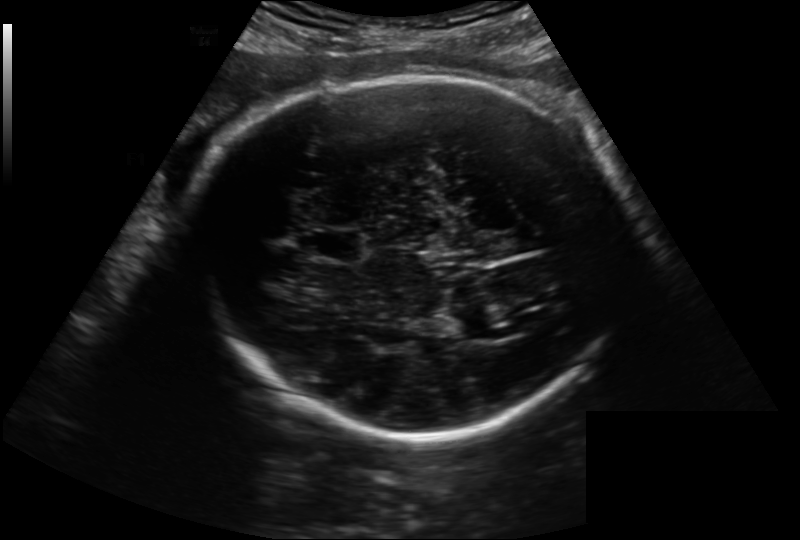
#> input picture Deteksi_Umur_Janin/773_2HC.png, 800 x 540 px
$ jupyter execute Fetal_HC_Hough_Ellipse.ipynb
#> lines starting #> are read from the running program, lines starting #| are printed output that depends on the picture; after the words box and inside, x2 and y2 are one past the last pixel; in counts of white or black regions, pixels touching at a corner belong together; long printed decimals are rounded
# Fetal Head Circumference (HC) and Gestational Age Estimation

Computer Vision only pipeline:

USG Image → Preprocessing → Edge Detection → Ellipse Detection → HC → GA

Tidak menggunakan Machine Learning.

[cell 1]
import cv2
import numpy as np
import matplotlib.pyplot as plt
import math

[cell 2]
# ==============================
# PARAMETER SETTING
# ==============================

IMAGE_PATH = "773_2HC.png"

HC_REF_MM = 292.20

# Kalibrasi (mm / pixel)
PIXEL_SIZE_MM = 0.221600823932

# CLAHE
CLAHE_CLIP = 2.0
CLAHE_GRID = (8, 8)

# Median Filter
MEDIAN_KERNEL = 3

# Canny Edge
CANNY_LOW = 75
CANNY_HIGH = 150

# Hough Circle
HOUGH_DP = 1.2
HOUGH_MIN_DIST = 80
HOUGH_PARAM1 = 100
HOUGH_PARAM2 = 35
MIN_RADIUS = 120
MAX_RADIUS = 280

[cell 3]
img = cv2.imread(IMAGE_PATH)
#> img is the input picture: shape (540, 800, 3); min 0, max 243, mean 19.2

if img is None:
    raise FileNotFoundError("Image tidak ditemukan")

rgb = cv2.cvtColor(img, cv2.COLOR_BGR2RGB)

plt.imshow(rgb)
plt.title("Original USG")
plt.axis("off")
plt.show()

[cell 4]
gray = cv2.cvtColor(img, cv2.COLOR_BGR2GRAY)

clahe = cv2.createCLAHE(
    clipLimit=CLAHE_CLIP,
    tileGridSize=CLAHE_GRID
)

enhanced = clahe.apply(gray)
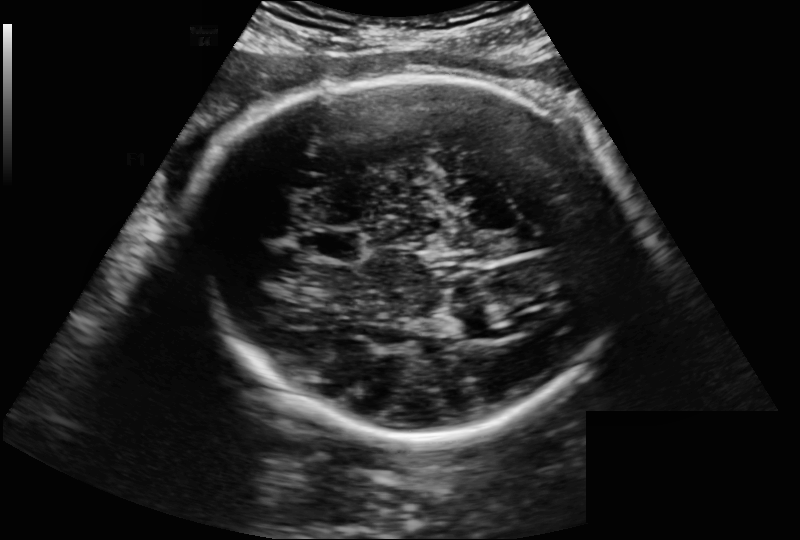
#> enhanced: shape (540, 800); min 2, max 251, mean 34.8

blur = cv2.medianBlur(
    enhanced,
    MEDIAN_KERNEL
)

plt.imshow(blur,cmap="gray")
plt.title("CLAHE + Median Blur")
plt.axis("off")
plt.show()

[cell 5]
edges=cv2.Canny(
    blur,
    CANNY_LOW,
    CANNY_HIGH
)
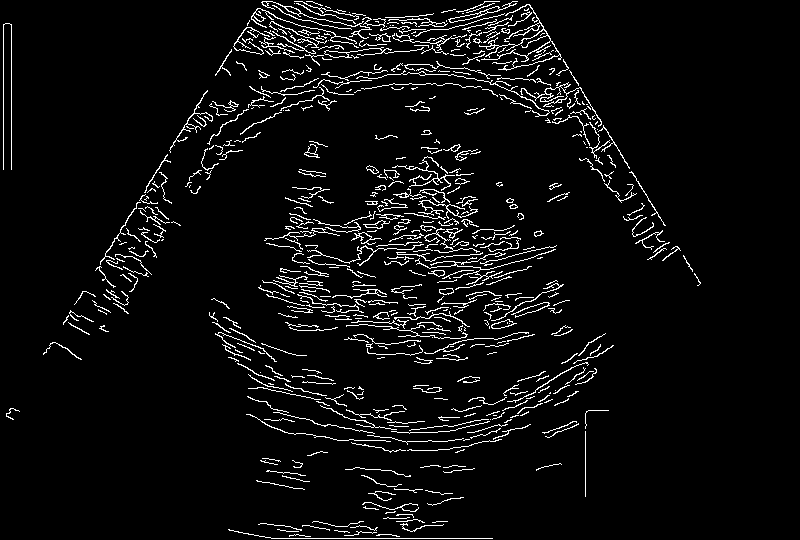
#> edges: shape (540, 800); 5.1% white in thin lines or dots, all inside (x1, y1, x2, y2) = (3, 1, 701, 539)

plt.imshow(edges,cmap="gray")
plt.title("Canny Edge")
plt.axis("off")
plt.show()

[cell 6]
# ==========================================
# DETEKSI KEPALA: HOUGH CIRCLE + REFINE ELLIPSE
# ==========================================
ellipse = None
H, W = img.shape[:2]
#> H = 540; W = 800

if edges is None:
    print("[ERROR] Edge map tidak tersedia -> deteksi dilewati.")

else:
    # --- 1. Hough Circle: cari kandidat pusat & radius kepala ---
    circles = None
    try:
        circles = cv2.HoughCircles(
            blur,
            cv2.HOUGH_GRADIENT,
            dp=HOUGH_DP,
            minDist=HOUGH_MIN_DIST,
            param1=HOUGH_PARAM1,
            param2=HOUGH_PARAM2,
            minRadius=MIN_RADIUS,
            maxRadius=MAX_RADIUS
        )
#> circles = 29 rows, first 8: [423, 237, 213.2], [343.8, 211.8, 189.5], [449.4, 159, 148.6], [289.8, 336.6, 201.4], [492.6, 316.2, 222.5], [438.6, 383.4, 155], [373.8, 129, 164.4], [508.2, 227.4, 149.9]
    except cv2.error as e:
        print(f"[ERROR] HoughCircles gagal: {e}")

    if circles is None:
        print("[WARNING] Hough tidak menemukan kandidat lingkaran kepala.")
    else:
        circles = np.uint16(np.around(circles))
#> circles = 29 rows, first 8: [423, 237, 213], [344, 212, 189], [449, 159, 149], [290, 337, 201], [493, 316, 222], [439, 383, 155], [374, 129, 164], [508, 227, 150]
        print(f"[INFO] {len(circles[0])} kandidat lingkaran ditemukan.")
#| [INFO] 29 kandidat lingkaran ditemukan.

        # Titik tepi
        ys, xs = np.where(edges > 0)
        pts = np.column_stack((xs, ys)).astype(np.float64)
#> pts = 21855 pairs, first value 3 to 700, second value 1 to 538

        # --- 2. Pilih lingkaran terbaik via dukungan tepi (edge support) ---
        best_c, best_support = None, -1
        for c in circles[0]:
            cx, cy, r = float(c[0]), float(c[1]), float(c[2])
            d = np.abs(np.sqrt((pts[:, 0] - cx) ** 2 + (pts[:, 1] - cy) ** 2) - r)
            support = int((d < 3).sum())
            if support > best_support:
                best_support, best_c = support, (cx, cy, r)
#> this loop made 29 passes
#> (cx, cy, r, support, best_support) on pass 1: (423, 237, 213, 1076, 1076)
#> (cx, cy, r, support) on passes 2 to 7: (344, 212, 189, 799), (449, 159, 149, 827), (290, 337, 201, 798), (493, 316, 222, 525), (439, 383, 155, 542), (374, 129, 164, 681)
#> after the loop, best_support = 1076

    if best_c is None:
        print("[WARNING] Tidak ada kandidat lingkaran valid.")
    else:
        cx, cy, r = best_c
#> cx = 423; cy = 237; r = 213
        print(f"[INFO] Lingkaran terpilih: center=({cx:.0f},{cy:.0f}) radius={r:.0f} (support={best_support})")
#| [INFO] Lingkaran terpilih: center=(423,237) radius=213 (support=1076)

        # --- 3. Refine: fit ellipse ke titik tepi di annulus sekitar lingkaran ---
        # ANNULUS = 20 (hardcoded)
        dist = np.sqrt((pts[:, 0] - cx) ** 2 + (pts[:, 1] - cy) ** 2)
        mask = (dist > r - 20) & (dist < r + 20)  # ANNULUS = 20
        sel = pts[mask]
#> sel = 5824 pairs, first value 195 to 655, second value 9 to 467
        print(f"[INFO] Titik tepi di annulus: {len(sel)}")
#| [INFO] Titik tepi di annulus: 5824

        if len(sel) < 5:
            print("[WARNING] Titik annulus < 5 -> tidak cukup untuk fitEllipse.")
        else:
            try:
                e = cv2.fitEllipse(sel.astype(np.float32).reshape(-1, 1, 2))
#> e = ((420, 234.1), (421.6, 430.7), 89.02)
                (ecx, ecy), (ax1, ax2), ang = e
#> ecx = 420; ecy = 234.1; ax1 = 421.6; ax2 = 430.7; ang = 89.02
                maj, mi = max(ax1, ax2), min(ax1, ax2)
#> maj = 430.7; mi = 421.6
                if mi <= 0:
                    print("[WARNING] Sumbu ellipse tidak valid -> pakai lingkaran.")
                else:
                    ellipse = e
#> ellipse = ((420, 234.1), (421.6, 430.7), 89.02)
                    print("[INFO] Ellipse terpilih:", ellipse)
#| [INFO] Ellipse terpilih: ((419.975, 234.052), (421.630, 430.678), 89.019)
            except cv2.error as err:
                print(f"[WARNING] fitEllipse gagal: {err}")

        # --- 4. Fallback: pakai lingkaran Hough (kepala mendekati bulat) ---
        if ellipse is None:
            ellipse = ((float(cx), float(cy)), (float(2 * r), float(2 * r)), 0.0)
            print("[INFO] Fallback -> ellipse dari lingkaran:", ellipse)
        else:
            print("[INFO] Ellipse terpilih:", ellipse)
#| [INFO] Ellipse terpilih: ((419.975, 234.052), (421.630, 430.678), 89.019)

    if ellipse is None:
        print("[ERROR] Ellipse kepala tidak terdeteksi.")
        print("[INFO] Saran: sesuaikan HOUGH_PARAM2, MIN_RADIUS/MAX_RADIUS, atau CANNY.")

[cell 7]
result=rgb.copy()

cv2.ellipse(
    result,
    ellipse,
    (0,255,0),
    3
)
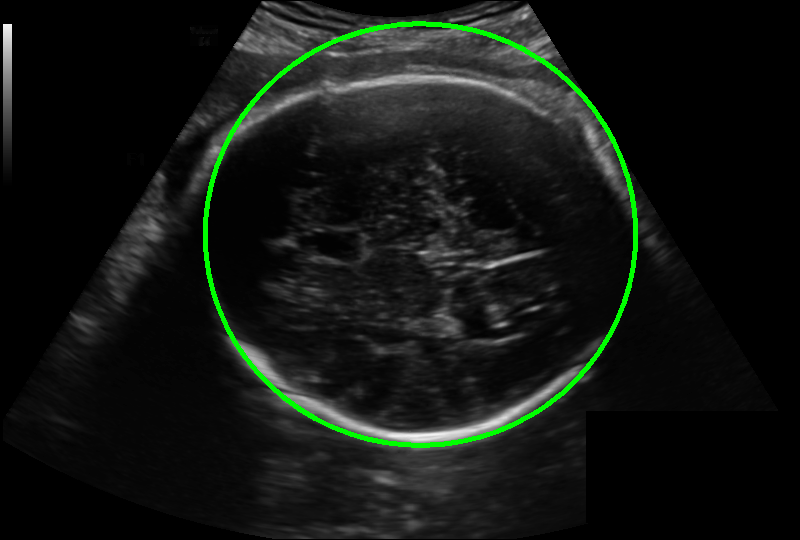
#> result: shape (540, 800, 3); 1.54% of pixels changed, all inside (x1, y1, x2, y2) = (203, 21, 638, 448)

plt.imshow(result)
plt.title("Detected Head Ellipse")
plt.axis("off")
plt.show()

[cell 8]
(center,axes,angle)=ellipse
#> center = (420, 234.1); axes = (421.6, 430.7); angle = 89.02

major=max(axes)/2
#> major = 215.3
minor=min(axes)/2
#> minor = 210.8

a_mm=major*PIXEL_SIZE_MM
#> a_mm = 47.72
b_mm=minor*PIXEL_SIZE_MM
#> b_mm = 46.72

HC_mm=np.pi*(
    3*(a_mm+b_mm)
    -
    np.sqrt(
        (3*a_mm+b_mm)*(a_mm+3*b_mm)
    )
)
#> HC_mm = 296.7

print("Semi major axis:",a_mm,"mm")
#| Semi major axis: 47.719 mm
print("Semi minor axis:",b_mm,"mm")
#| Semi minor axis: 46.717 mm
print("HC:",HC_mm,"mm")
#| HC: 296.688 mm

[cell 9]
HC=HC_mm
#> HC = 296.7

log_GA=(
    0.05970*(math.log(HC)**2)
    +
    6.409e-9*(HC**3)
    +
    3.3258
)
#> log_GA = 5.43

GA_days=math.exp(log_GA)
#> GA_days = 227.7

print("Estimated GA:")
print(GA_days/7,"weeks")
#| 32.523 weeks

[cell 10]
# ==========================================
# NILAI ACUAN HC (ganti sesuai ground truth)
# ==========================================

plt.figure(figsize=(14, 6))

plt.subplot(1, 2, 1)
plt.imshow(rgb)
plt.title("Original USG")
plt.axis("off")

plt.subplot(1, 2, 2)
plt.imshow(result)

# Overlay teks: HC reference vs detected + GA
if ellipse is not None and HC_mm is not None:
    err = abs(HC_mm - HC_REF_MM)
#> err = 4.49
    err_pct = 100 * err / HC_REF_MM
#> err_pct = 1.54
    title = "Detected Ellipse\n"
    title += "HC (reference): {:.2f} mm\n".format(HC_REF_MM)
    title += "HC (detected):  {:.2f} mm\n".format(HC_mm)
    title += "Error: {:.2f} mm ({:.2f}%)\n".format(err, err_pct)

    # Tambah nilai GA
    if HC_mm > 0:
        HC = HC_mm
        log_GA = (
            0.05970 * (math.log(HC) ** 2)
            + 6.409e-9 * (HC ** 3)
            + 3.3258
        )
        GA_days = math.exp(log_GA)
        GA_weeks = GA_days / 7
#> GA_weeks = 32.52
        title += "GA: {:.1f} minggu".format(GA_weeks)

    plt.text(10, 30, "HC ref: {:.2f} mm".format(HC_REF_MM), color="cyan", fontsize=11,
             bbox=dict(boxstyle="round,pad=0.4", facecolor="black", alpha=0.8))
    plt.text(10, 55, "HC det: {:.2f} mm".format(HC_mm), color="lime", fontsize=11,
             bbox=dict(boxstyle="round,pad=0.4", facecolor="black", alpha=0.8))
    plt.text(10, 80, "Error: {:.2f} mm ({:.1f}%)".format(err, err_pct), color="yellow", fontsize=11,
             bbox=dict(boxstyle="round,pad=0.4", facecolor="black", alpha=0.8))
    plt.text(10, 105, "GA: {:.1f} minggu".format(GA_weeks), color="orange", fontsize=11,
             bbox=dict(boxstyle="round,pad=0.4", facecolor="black", alpha=0.8))
else:
    title = "Ellipse tidak terdeteksi"

plt.title(title, fontsize=11)
plt.axis("off")

plt.tight_layout()
plt.show()
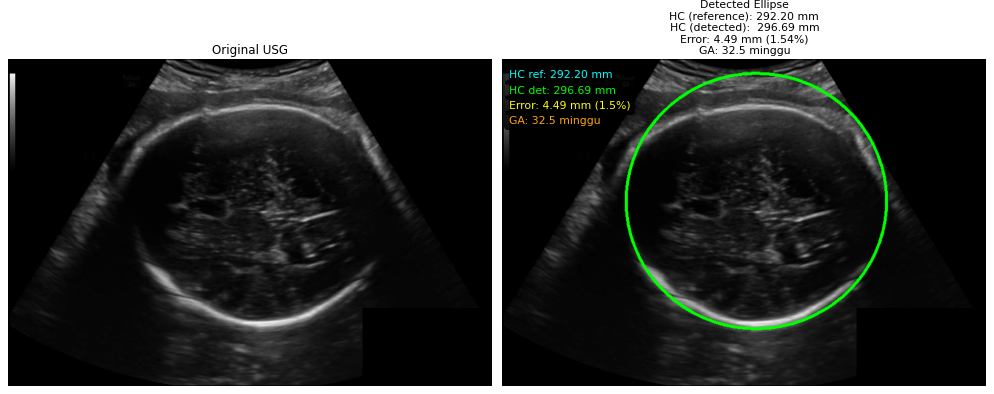
#> figure drawn by matplotlib, 2 panels
